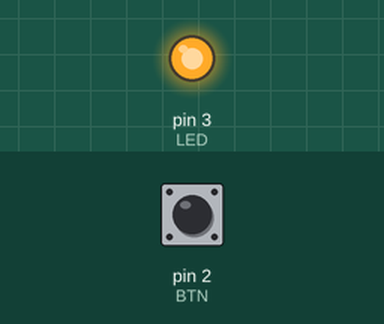
Recording of a sketch running on a simulated Arduino Uno, built with avr-gcc and run on an emulated ATmega328P. Parts: output pins drawn as LEDs (lit = HIGH). Dashed ring = blinking. The inputs (shaded band) are chosen by the test bench; at power-on: pin 2 (BTN) HIGH.

Above: at 1.2 s.
1.3 s: pin 2 (BTN) pulled LOW for 1 s
At 1.45 s:
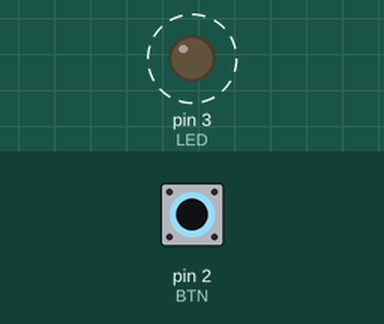
4.3 s: pin 2 (BTN) pulled LOW for 3.2 s
At 8.7 s:
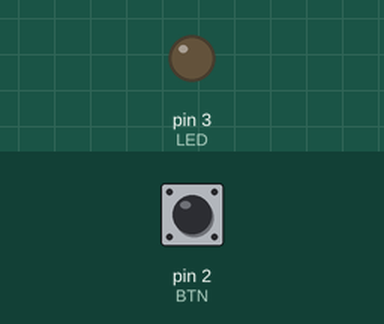
Timing chart, 0 to 10.2 s (numbered marks = the images above; inputs shaded):
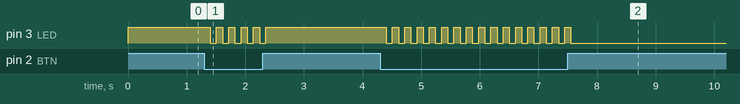

The sketch:

lab12_01_LED_Switch.ino
```cpp
const int BTN = 2;
const int LED = 3;

bool is_led_on = true;

void setup()
{
  pinMode(BTN, INPUT_PULLUP);  // Use internal pull-up resistor
  pinMode(LED, OUTPUT);
}

void loop()
{
  // Read the button state
  if (digitalRead(BTN) == LOW) {
    is_led_on = !is_led_on;
    delay(100);  // Debounce delay
  }

  // Set LED state based on is_led_on
  if (is_led_on) {
    digitalWrite(LED, HIGH);
  } else {
    digitalWrite(LED, LOW);
  }

  delay(5);  // Short delay
}
```

Measured:
- after the input at 1.3 s, pin 3 (LED): alternates HIGH for 0.11 s and LOW for 0.11 s, 10 changes in all, then stays HIGH, starting after 0.10 s
- after the input at 4.3 s, pin 3 (LED): alternates HIGH for 0.11 s and LOW for 0.11 s, 31 changes in all, then stays LOW, starting after 0.10 s
